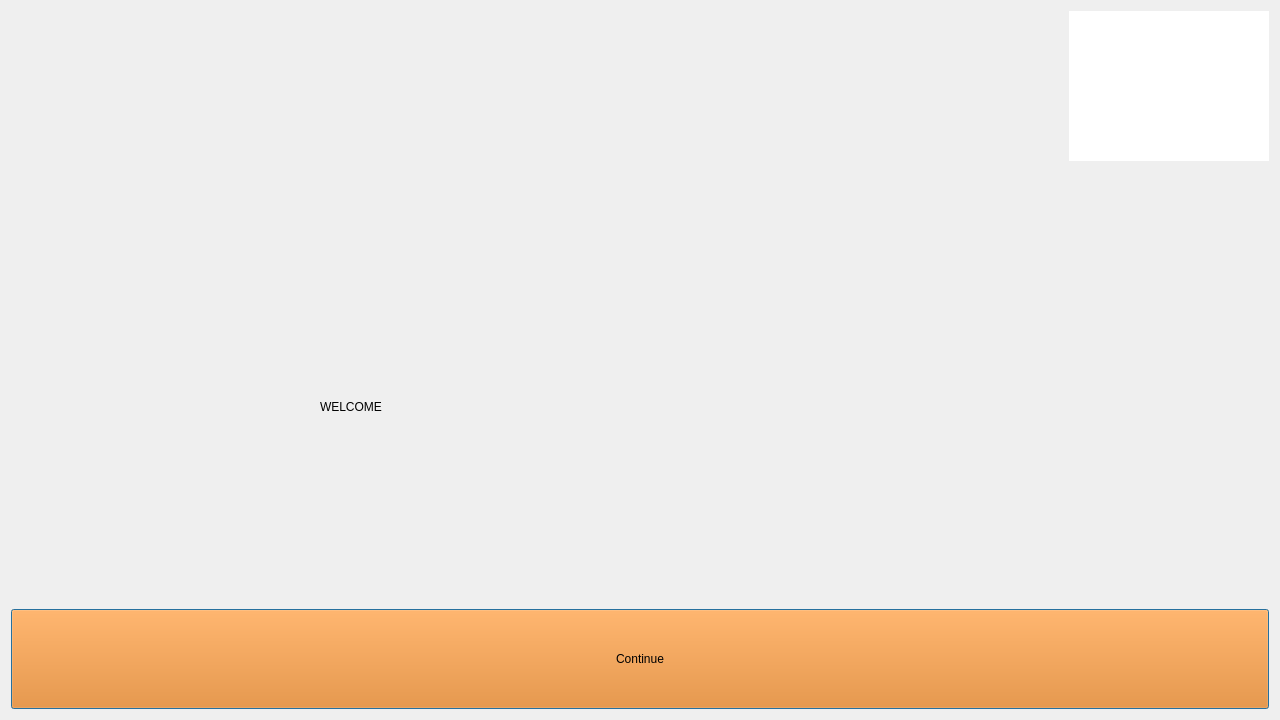
<?xml version="1.0" encoding="UTF-8"?>
<ui version="4.0">
 <class>welcomeScreen</class>
 <widget class="QDialog" name="welcomeScreen">
  <property name="geometry">
   <rect>
    <x>0</x>
    <y>0</y>
    <width>1280</width>
    <height>720</height>
   </rect>
  </property>
  <property name="minimumSize">
   <size>
    <width>1280</width>
    <height>720</height>
   </size>
  </property>
  <property name="windowTitle">
   <string>OCC Application</string>
  </property>
  <property name="windowIcon">
   <iconset resource="resources.qrc">
    <normaloff>:/img/webcam.png</normaloff>:/img/webcam.png</iconset>
  </property>
  <layout class="QVBoxLayout" name="verticalLayout_2">
   <item>
    <layout class="QVBoxLayout" name="verticalLayout">
     <item>
      <layout class="QHBoxLayout" name="horizontalLayout">
       <item>
        <widget class="QLabel" name="label_dese">
         <property name="sizePolicy">
          <sizepolicy hsizetype="Fixed" vsizetype="Fixed">
           <horstretch>0</horstretch>
           <verstretch>0</verstretch>
          </sizepolicy>
         </property>
         <property name="minimumSize">
          <size>
           <width>200</width>
           <height>100</height>
          </size>
         </property>
         <property name="text">
          <string/>
         </property>
        </widget>
       </item>
       <item>
        <spacer name="horizontalSpacer">
         <property name="orientation">
          <enum>Qt::Horizontal</enum>
         </property>
         <property name="sizeHint" stdset="0">
          <size>
           <width>40</width>
           <height>20</height>
          </size>
         </property>
        </spacer>
       </item>
       <item>
        <widget class="QLabel" name="label_iisc">
         <property name="sizePolicy">
          <sizepolicy hsizetype="Fixed" vsizetype="Fixed">
           <horstretch>0</horstretch>
           <verstretch>0</verstretch>
          </sizepolicy>
         </property>
         <property name="minimumSize">
          <size>
           <width>200</width>
           <height>150</height>
          </size>
         </property>
         <property name="styleSheet">
          <string notr="true">background-color:white</string>
         </property>
         <property name="text">
          <string/>
         </property>
        </widget>
       </item>
      </layout>
     </item>
     <item>
      <layout class="QHBoxLayout" name="horizontalLayout_2">
       <item>
        <spacer name="horizontalSpacer_2">
         <property name="orientation">
          <enum>Qt::Horizontal</enum>
         </property>
         <property name="sizeHint" stdset="0">
          <size>
           <width>40</width>
           <height>20</height>
          </size>
         </property>
        </spacer>
       </item>
       <item>
        <widget class="QLabel" name="label_welcome">
         <property name="sizePolicy">
          <sizepolicy hsizetype="Fixed" vsizetype="Fixed">
           <horstretch>0</horstretch>
           <verstretch>0</verstretch>
          </sizepolicy>
         </property>
         <property name="minimumSize">
          <size>
           <width>640</width>
           <height>480</height>
          </size>
         </property>
         <property name="text">
          <string>WELCOME</string>
         </property>
        </widget>
       </item>
       <item>
        <spacer name="horizontalSpacer_3">
         <property name="orientation">
          <enum>Qt::Horizontal</enum>
         </property>
         <property name="sizeHint" stdset="0">
          <size>
           <width>40</width>
           <height>20</height>
          </size>
         </property>
        </spacer>
       </item>
      </layout>
     </item>
     <item>
      <widget class="QPushButton" name="pushButton_continue">
       <property name="sizePolicy">
        <sizepolicy hsizetype="Preferred" vsizetype="Fixed">
         <horstretch>0</horstretch>
         <verstretch>0</verstretch>
        </sizepolicy>
       </property>
       <property name="minimumSize">
        <size>
         <width>0</width>
         <height>100</height>
        </size>
       </property>
       <property name="styleSheet">
        <string notr="true">background-color:rgb(245, 121, 0)</string>
       </property>
       <property name="text">
        <string>Continue</string>
       </property>
      </widget>
     </item>
    </layout>
   </item>
  </layout>
 </widget>
 <resources>
  <include location="resources.qrc"/>
 </resources>
 <connections/>
</ui>
